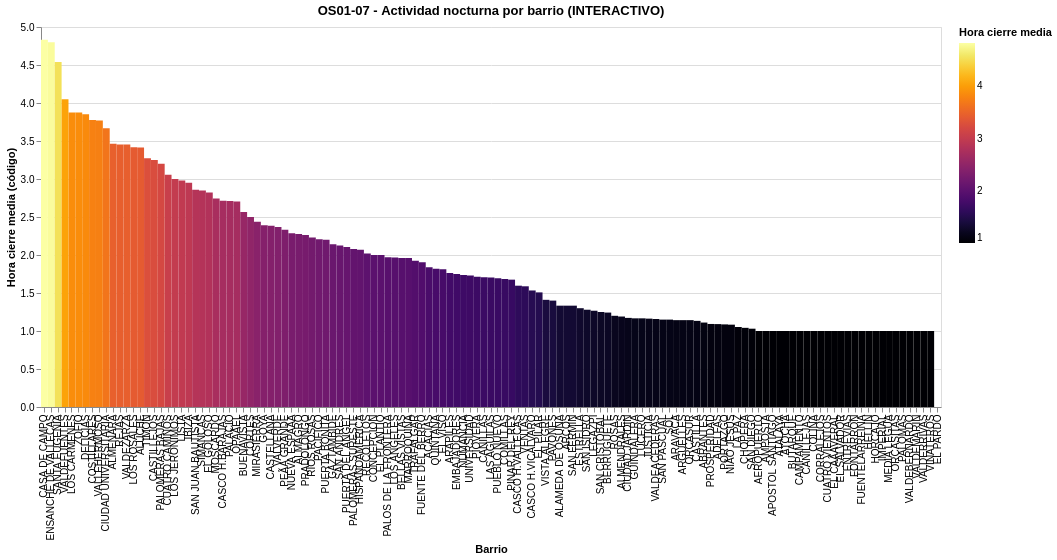

The notebook cell saved with this chart:
### Markdown cell above
### Visualización OS01-07 – Actividad nocturna por barrio

TIPO DE GRÁFICO: Mapa de calor interactivo por barrio y hora de cierre.

HIPÓTESIS: Barrios con horarios de cierre más tardíos concentran mayor presión nocturna.

OBJETIVO DE LA VISUALIZACIÓN: Identificar y comparar la intensidad relativa de la actividad nocturna en los distintos barrios de Madrid mediante la hora media de cierre de los locales como uso nocturno del espacio público.

TIPO DE GRÁFICO: Mapa de calor categórico (heatmap) por barrio, implementado mediante marcas rectangulares (mark_rect) con codificación por color.

Justificación: Permite una comparación visual directa entre barrios ordenados por actividad nocturna, facilitando la detección de patrones espaciales de uso nocturno que pueden contribuir a explicar diferencias en la exposición acústica y en la experiencia ciudadana.

Datos utilizados: df_actividad_barrio, derivado de df_06_locales, con información agregada por barrio sobre la hora media de cierre de los locales como indicador de actividad nocturna.

### Code cell
# Selector interactivo por barrio
select_barrio = alt.selection_point(fields=["barrio"], on="click")
hover = alt.selection_point(fields=["barrio"], on="mouseover")

chart_horarios_barrio = (
    alt.Chart(df_actividad_barrio)
    .mark_rect()
    .encode(
        x=alt.X("barrio:N", sort="-y", title="Barrio"),
        y=alt.Y("hora_cierre_media:Q", title="Hora cierre media (código)"),

        color=alt.condition(
            select_barrio | hover,
            alt.Color("hora_cierre_media:Q", scale=alt.Scale(scheme="inferno"), title="Hora cierre media"),
            alt.value("lightgray")
        ),

        opacity=alt.condition(select_barrio | hover, alt.value(1), alt.value(0.4)),

        tooltip=[
            alt.Tooltip("barrio:N", title="Barrio"),
            alt.Tooltip("hora_cierre_media:Q", title="Hora cierre media (código)"),
            alt.Tooltip("num_locales:Q", title="Locales"),
            alt.Tooltip("num_terrazas:Q", title="Terrazas")
        ]
    )
    .add_params(select_barrio, hover)
    .properties(
        width=900,
        height=380,
        title="OS01-07 - Actividad nocturna por barrio (INTERACTIVO)"
    )
    .interactive()   # Zoom + pan
)

chart_horarios_barrio

### Figure 1 — Vega-Lite specification as saved in the notebook (floating-point values rounded to 4 significant figures; data arrays with more than 128 entries replaced by an {"elided": "..."} marker saying what was removed)
{"$schema": "https://vega.github.io/schema/vega-lite/v5.20.1.json", "config": {"view": {"continuousHeight": 300, "continuousWidth": 300}}, "data": {"name": "data-186250ba8d770dd8d8cfc4e721229467"}, "datasets": {"data-186250ba8d770dd8d8cfc4e721229467": {"elided": "131 records"}}, "encoding": {"color": {"condition": {"field": "hora_cierre_media", "scale": {"scheme": "inferno"}, "test": {"or": [{"param": "param_20"}, {"param": "param_21"}]}, "title": "Hora cierre media", "type": "quantitative"}, "value": "lightgray"}, "opacity": {"condition": {"test": {"or": [{"param": "param_20"}, {"param": "param_21"}]}, "value": 1}, "value": 0.4}, "tooltip": [{"field": "barrio", "title": "Barrio", "type": "nominal"}, {"field": "hora_cierre_media", "title": "Hora cierre media (código)", "type": "quantitative"}, {"field": "num_locales", "title": "Locales", "type": "quantitative"}, {"field": "num_terrazas", "title": "Terrazas", "type": "quantitative"}], "x": {"field": "barrio", "sort": "-y", "title": "Barrio", "type": "nominal"}, "y": {"field": "hora_cierre_media", "title": "Hora cierre media (código)", "type": "quantitative"}}, "height": 380, "mark": {"type": "rect"}, "params": [{"name": "param_20", "select": {"fields": ["barrio"], "on": "click", "type": "point"}}, {"name": "param_21", "select": {"fields": ["barrio"], "on": "mouseover", "type": "point"}}, {"bind": "scales", "name": "param_22", "select": {"encodings": ["x", "y"], "type": "interval"}}], "title": "OS01-07 - Actividad nocturna por barrio (INTERACTIVO)", "width": 900}
